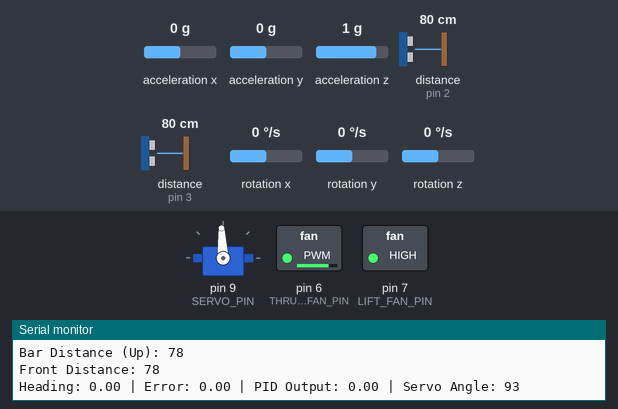
Simulated run of this sketch. Board: Arduino Uno, built with avr-gcc and run on an emulated ATmega328P. Parts: servo, switched loads named in the sketch (green lamp = pin HIGH), the last lines printed to the serial monitor. Wiring (inferred from the names in the program): 2 × ultrasonic range finder: trigger pin 11, echo pin 2 / trigger pin 13, echo pin 3. The test bench sets the inputs (shaded band); at power-on: distance to the obstacle (sensors on pin 3, pin 2) 80 cm, rotation z 0 °/s, acceleration x 0 g, acceleration y 0 g, acceleration z 1 g, rotation x 0 °/s, rotation y 0 °/s. The echo pulse lasts 58.3 µs per cm; pins used as bus, display or sensor lines are not drawn. At 19.1 s the program stops and its outputs stay as they are.

Above: at 6.7 s.
6.8 s: distance to the obstacle (sensor on pin 3) set to 23 cm
9.8 s: distance to the obstacle (sensor on pin 3) set to 18 cm
At 12.6 s:
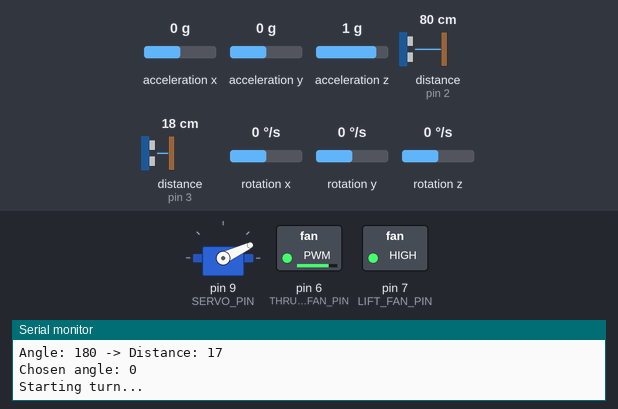
12.8 s: rotation z set to -192 °/s
At 14.3 s:
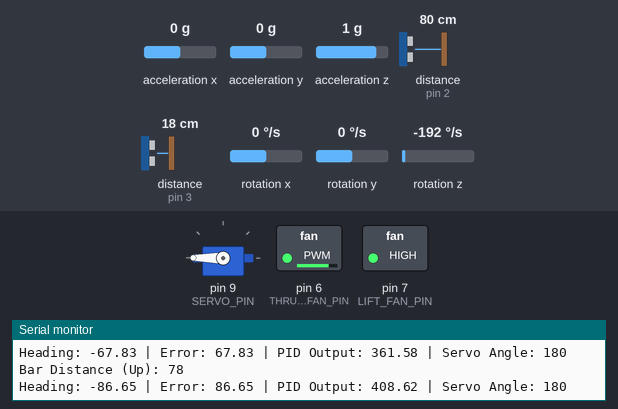
15.8 s: rotation z set to 192 °/s
18.8 s: distance to the obstacle (sensor on pin 2) set to 2 cm
At 20.2 s:
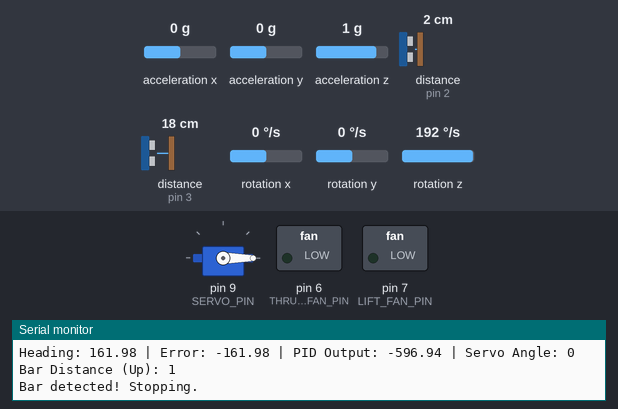
Timing chart, 0 to 20.6 s (numbered marks = the images above; inputs shaded):
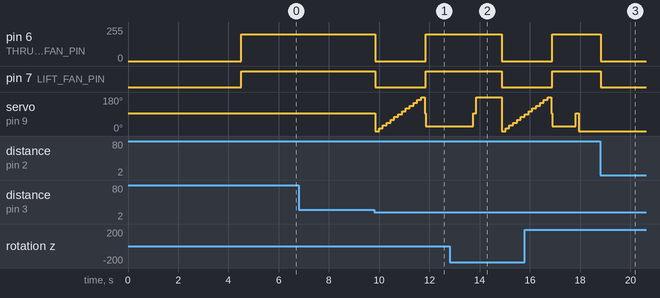

The sketch:

finalfinal.ino
```cpp
#include <Wire.h>
#include <Servo.h>
#include <MPU6050.h>

// ==================
//   PID SETTINGS
// ==================
float Kp = 2.5;  // Proportional gain
float Ki = 0.0;  // Integral gain
float Kd = 1.0;  // Derivative gain

float headingErrorIntegral = 0.0;
float lastHeadingError     = 0.0;
const float INTEGRAL_CLAMP = 20.0;

// ==================
//   MPU & SERVO
// ==================
MPU6050 mpu;
Servo thrustServo;
float gyroZBias = 0.0;  // Global calibration for the gyro Z bias

// ----------------------
//     Pin Definitions
// ----------------------
// NOTE: If you're using an Arduino Uno, digital pin 13 is PB5, and digital pin 11 is PB3.
const uint8_t FRONT_ECHO_PIN = 3;  // D3 (Echo)
const uint8_t UP_ECHO_PIN    = 2;  // D2 (Echo)

// Fan Control Pins
const uint8_t THRUST_FAN_PIN = 6;  // PWM-capable
const uint8_t LIFT_FAN_PIN   = 7;  // Simple on/off

// Servo Control Pin
const uint8_t SERVO_PIN = 9;

// Thrust Fan Speed Settings
const int DEFAULT_THRUST_FAN_SPEED = 200;

// Separate LEFT / RIGHT Turn Speeds
const int LEFT_TURN_FAN_SPEED  = 200;
const int RIGHT_TURN_FAN_SPEED = 160;

// Distance Thresholds
const int WALL_THRESHOLD = 20;
const int BAR_THRESHOLD  = 45;

// Servo Angles
const int SERVO_NEUTRAL = 93;
#define SERVO_LEFT   25
#define SERVO_RIGHT  105

// Turn Config
const float TARGET_TURN_ANGLE     = 180.0;
const unsigned long TURN_TIMEOUT_MS   = 4000;
const unsigned long TURN_COOLDOWN_MS  = 1000;
const unsigned long TURN_HOLD_DELAY_MS = 0;

// Heading / Yaw Integration
float heading         = 0.0;
unsigned long lastDriftTime = 0;
unsigned long lastTurnTime  = 0;
unsigned long prevTurnTime  = 0;

// Low-pass filter memory
float lastYawRate = 0.0;

// For debug prints (set to 0 to disable)
#define DEBUG 1

// --------------
//  Calibration
// --------------
float calibrateGyroZ() {
  const int samples = 500;
  float sum = 0.0;
  for (int i = 0; i < samples; i++) {
    int16_t gx, gy, gz;
    mpu.getRotation(&gx, &gy, &gz);
    float rate = gz / 131.0; // raw -> deg/sec
    sum += rate;
    delay(5);
  }
  float bias = sum / samples;
#if DEBUG
  Serial.print("Gyro Z Bias: ");
  Serial.println(bias);
#endif
  return bias;
}

// -------------
//  Triggers
// -------------
// Front sensor: TRIG on D13 (PORTB bit5)
inline void triggerPulseFront() {
  PORTB &= ~(1 << PB5);
  delayMicroseconds(2);
  PORTB |=  (1 << PB5);
  delayMicroseconds(10);
  PORTB &= ~(1 << PB5);
}

// Upward sensor: TRIG on D11 (PORTB bit3)
inline void triggerPulseUp() {
  PORTB &= ~(1 << PB3);
  delayMicroseconds(2);
  PORTB |=  (1 << PB3);
  delayMicroseconds(10);
  PORTB &= ~(1 << PB3);
}

// ------------------------
//  Ultrasonic Distance
// ------------------------
long measureDistanceFront() {
  triggerPulseFront();
  long duration = pulseIn(FRONT_ECHO_PIN, HIGH, 30000); // 30ms timeout
  return duration * 0.034 / 2;
}

long measureDistanceUp() {
  triggerPulseUp();
  long duration = pulseIn(UP_ECHO_PIN, HIGH, 30000); // 30ms timeout
  return duration * 0.034 / 2;
}

// ---------------------
//  Full-Range Scanning
// ---------------------
void scanForOpenPath(int &chosenAngle) {
  const int step = 15;
  int bestAngle   = SERVO_NEUTRAL;
  long bestDistance = 0;

  for (int angle = 0; angle <= 180; angle += step) {
    thrustServo.write(angle);
    delay(150);
    long distance = measureDistanceFront();
#if DEBUG
    Serial.print("Angle: ");
    Serial.print(angle);
    Serial.print(" -> Distance: ");
    Serial.println(distance);
#endif
    if (distance > bestDistance) {
      bestDistance = distance;
      bestAngle = angle;
    }
  }

  thrustServo.write(SERVO_NEUTRAL);
  delay(20);
  chosenAngle = bestAngle;
#if DEBUG
  Serial.print("Chosen angle: ");
  Serial.println(chosenAngle);
#endif
}

// ---------------------
//  Turn Integration
// ---------------------
void resetTurnIntegration() {
  prevTurnTime = millis();
  heading      = 0.0;
}

void turnUsingIMU(int direction) {
#if DEBUG
  Serial.println("Starting turn...");
#endif
  resetTurnIntegration();

  // Position servo for turn
  thrustServo.write((direction > 0) ? SERVO_RIGHT : SERVO_LEFT);
  delay(50);

  // Use distinct fan speeds for LEFT vs. RIGHT
  if (direction > 0) {
    // Right turn => use right turn fan speed
    analogWrite(THRUST_FAN_PIN, RIGHT_TURN_FAN_SPEED);
  } else {
    // Left turn => use left turn fan speed
    analogWrite(THRUST_FAN_PIN, LEFT_TURN_FAN_SPEED);
  }

  unsigned long turnStart = millis();
  while (abs(heading) < TARGET_TURN_ANGLE &&
         (millis() - turnStart < TURN_TIMEOUT_MS)) {
    unsigned long now = millis();
    float dt = (now - prevTurnTime) / 1000.0;
    prevTurnTime = now;

    int16_t gx, gy, gz;
    mpu.getRotation(&gx, &gy, &gz);
    float angularRate = (gz / 131.0) - gyroZBias;
    heading += angularRate * dt;

    delay(5);
  }

  // Extra hold
  delay(TURN_HOLD_DELAY_MS);

#if DEBUG
  Serial.println("Turn complete.");
#endif

  // Reset servo to neutral
  thrustServo.write(SERVO_NEUTRAL);
  delay(50);

  // Restore thrust fan speed
  analogWrite(THRUST_FAN_PIN, DEFAULT_THRUST_FAN_SPEED);

  // Reset heading and timers
  heading               = 0.0;
  lastDriftTime         = millis();
  lastTurnTime          = millis();
  headingErrorIntegral  = 0.0;
  lastHeadingError      = 0.0;
}

// -------------------
//   PID Correction
// -------------------
void updateDriftCorrection() {
  unsigned long now = millis();
  float dt = (now - lastDriftTime) / 1000.0;
  lastDriftTime = now;

  // Get gyro reading
  int16_t gx, gy, gz;
  mpu.getRotation(&gx, &gy, &gz);

  // Low-pass filter the gyro reading
  float rawYawRate   = (gz / 131.0) - gyroZBias;
  float filteredRate = 0.9 * rawYawRate + 0.1 * lastYawRate;
  lastYawRate        = filteredRate;

  // Integrate heading from the filtered gyro rate
  heading += filteredRate * dt;

  // We want heading = 0, so:
  float headingError = -heading;

  // ============ PID Computation ============
  headingErrorIntegral += headingError * dt;
  if (headingErrorIntegral > INTEGRAL_CLAMP) headingErrorIntegral = INTEGRAL_CLAMP;
  if (headingErrorIntegral < -INTEGRAL_CLAMP) headingErrorIntegral = -INTEGRAL_CLAMP;

  float headingErrorDerivative = (headingError - lastHeadingError) / dt;
  float pidOutput = (Kp * headingError)
                  + (Ki * headingErrorIntegral)
                  + (Kd * headingErrorDerivative);
  lastHeadingError = headingError;
  // ========================================

  // Translate PID output to servo angle
  int correctedAngle = SERVO_NEUTRAL + (int)pidOutput;

  // Clamp servo angle
  if (correctedAngle < 0)   correctedAngle = 0;
  if (correctedAngle > 180) correctedAngle = 180;

  thrustServo.write(correctedAngle);

#if DEBUG
  Serial.print("Heading: ");
  Serial.print(heading);
  Serial.print(" | Error: ");
  Serial.print(headingError);
  Serial.print(" | PID Output: ");
  Serial.print(pidOutput);
  Serial.print(" | Servo Angle: ");
  Serial.println(correctedAngle);
#endif
}

void setup() {
#if DEBUG
  Serial.begin(9600);
#endif
  Wire.begin();
  mpu.initialize();

  // -------------------------------------------------
  // 1) Make sure TRIG PINS are set as OUTPUT
  //    for both front (D13) and top (D11) triggers
  // -------------------------------------------------
  pinMode(13, OUTPUT);  // Trigger for front sensor
  pinMode(11, OUTPUT);  // Trigger for upward sensor

  // ECHO pins as input
  pinMode(FRONT_ECHO_PIN, INPUT); // D3
  pinMode(UP_ECHO_PIN, INPUT);    // D2

  // Fan pins
  pinMode(THRUST_FAN_PIN, OUTPUT);
  pinMode(LIFT_FAN_PIN, OUTPUT);

  // Attach servo
  thrustServo.attach(SERVO_PIN);
  thrustServo.write(SERVO_NEUTRAL);

  // -------------------------------------------------
  //   Calibration & Startup
  // -------------------------------------------------
  delay(1000);
  gyroZBias = calibrateGyroZ();

  analogWrite(THRUST_FAN_PIN, DEFAULT_THRUST_FAN_SPEED);
  digitalWrite(LIFT_FAN_PIN, HIGH);

  lastDriftTime = millis();
  lastTurnTime  = millis();
  delay(1000);
}

void loop() {
  // -------------------------------------------------
  // 2) Print the "up" distance to confirm reading
  // -------------------------------------------------
  long barDistance = measureDistanceUp();
#if DEBUG
  Serial.print("Bar Distance (Up): ");
  Serial.println(barDistance);
#endif

  // If barDistance < BAR_THRESHOLD => overhead obstacle
  if (barDistance > 0 && barDistance < BAR_THRESHOLD) {
#if DEBUG
    Serial.println("Bar detected! Stopping.");
#endif
    analogWrite(THRUST_FAN_PIN, 0);
    digitalWrite(LIFT_FAN_PIN, LOW);
    while (true) {
      delay(100);
    }
  }

  // =============
  //  Wall Check
  // =============
  if (millis() - lastTurnTime > TURN_COOLDOWN_MS) {
    long frontDistance = measureDistanceFront();
#if DEBUG
    Serial.print("Front Distance: ");
    Serial.println(frontDistance);
#endif
    if (frontDistance > 0 && frontDistance < WALL_THRESHOLD) {
#if DEBUG
      Serial.println("Wall detected! Scanning for open path...");
#endif
      // Turn off fans during scan
      analogWrite(THRUST_FAN_PIN, 0);
      digitalWrite(LIFT_FAN_PIN, LOW);

      int chosenAngle = SERVO_NEUTRAL;
      scanForOpenPath(chosenAngle);

      // Decide direction
      int turnDir = (chosenAngle > SERVO_NEUTRAL) ? 1 : -1;

      // Turn fans on again (but at turn speed as chosen in turnUsingIMU)
      if (turnDir > 0)
        analogWrite(THRUST_FAN_PIN, RIGHT_TURN_FAN_SPEED);
      else
        analogWrite(THRUST_FAN_PIN, LEFT_TURN_FAN_SPEED);
      digitalWrite(LIFT_FAN_PIN, HIGH);

      turnUsingIMU(turnDir);
    }
  }

  // =============
  //  Normal Drive
  // =============
  analogWrite(THRUST_FAN_PIN, DEFAULT_THRUST_FAN_SPEED);

  // Use the PID-based drift correction
  updateDriftCorrection();

  delay(50);
}
```

hovercraft_control.cpp
```cpp
#include <Wire.h>
#include <Servo.h>
#include "MPU6050.h"

/********************************************************************************
*********************************** MPU6050 *************************************
*********************************************************************************/

#define YAW_MAX 81   // Maximum allowed yaw in degrees
#define YAW_MIN -81  // Minimum allowed yaw in degrees
#define ACC_THRESHOLD_LOW  0.12   // Below this (g): LED off
#define ACC_THRESHOLD_HIGH 1.12    // Above this (g): LED fully on

// Sensor conversion factors
#define ACCEL_SENSITIVITY 16384.0  // For ±2g mode (LSB/g)
#define GYRO_SENSITIVITY  131.0     // For ±250degree/sec mode (LSB/(degree/sec))

// Filter and integration constants
const float compFilterAlpha = 0.98;  // Complementary filter weight for gyro
const float VELOCITY_THRESHOLD = 0.01;     // Deadband for velocity in m/s

MPU6050 mpu;
Servo servo;

// Orientation (in radians)
float fusedRoll = 0.0, fusedPitch = 0.0, fusedYaw = 0.0;
bool firstOrientation = true;
unsigned long lastTimeOrientation = 0;

// Displacement integration variables (world X axis)
float distanceX = 0.0;
float velocityX = 0.0;
unsigned long lastDistanceTime = 0;

// Accelerometer bias for X axis in g's
float accelBiasX = 0.0;

// Output interval (ms)
const unsigned long OUTPUT_INTERVAL = 1000;
unsigned long lastOutputTime = 0;
unsigned long currentTime;
unsigned long currentDistanceTime;
float dt;
float dtDistance;

// raw sensor data
int16_t ax, ay, az, gx, gy, gz;

// accleration and gyro readings
float ax_corr, ay_corr, az_corr;
float gyroX, gyroY, gyroZ;
float accRoll, accPitch;
float yaw_deg, servoYaw;

void xaxis_accelerometerCalibration();
void updateOrientation();

// sensor fusion variables
float g_sensor_x, g_sensor_y, g_sensor_z;
float ax_mps2, ay_mps2, az_mps2;
float a_world_x;
float ax_lin, ay_lin;
static float prevAccX = 0.0;
float newVelocityX;
const float ACCEL_DRIFT_THRESHOLD = 0.05;
static float stationaryTime = 0.0;

void sensorFusion();

/********************************************************************************
***********************************  SERVO  *************************************
*********************************************************************************/

#define SERVO_PIN 9    // Servo motor control (Controller P9)
#define LED_PIN 3      // LED "L" / D3 for brightness control

bool outOfRange;
int servoAngle;

void servoControl();

/********************************************************************************
***********************************  SETUP  *************************************
*********************************************************************************/

void setup() {
  Serial.begin(9600);
  Wire.begin();

  mpu.initialize();
  if (!mpu.testConnection()) {
    Serial.println("MPU6050 connection failed!");
    while (1);
  }

  // Set sensor full-scale ranges
  mpu.setFullScaleGyroRange(MPU6050_GYRO_FS_250);
  mpu.setFullScaleAccelRange(MPU6050_ACCEL_FS_2);

  servo.attach(SERVO_PIN);
  pinMode(LED_PIN, OUTPUT);

  lastTimeOrientation = millis();
  lastDistanceTime = millis();
  lastOutputTime = millis();

  xaxis_accelerometerCalibration();
}

/********************************************************************************
******************************  MAIN PROGRAM  ***********************************
*********************************************************************************/

void loop() {
  updateOrientation();
  servoControl();
  sensorFusion();
}

/********************************************************************************
************************  FUNCTION IMPLEMENTATIONS  *****************************
*********************************************************************************/

void xaxis_accelerometerCalibration() {
  // Accelerometer Calibration (X-axis)
  const int numSamples = 100;
  float sumX = 0.0;
  for (int i = 0; i < numSamples; i++) {
    mpu.getMotion6(&ax, &ay, &az, &gx, &gy, &gz);
    float rawAccelX = ax / ACCEL_SENSITIVITY;
    sumX += rawAccelX;
    delay(5);
  }
  accelBiasX = sumX / numSamples;
  Serial.print("Calibrated accelBiasX: ");
  Serial.println(accelBiasX, 4);
}

void updateOrientation() {
  // Orientation Update
  currentTime = millis();
  dt = (currentTime - lastTimeOrientation) / 1000.0;
  if (dt <= 0) dt = 0.01;
  lastTimeOrientation = currentTime;

  mpu.getMotion6(&ax, &ay, &az, &gx, &gy, &gz);

  // Correct accelerometer readings (in g's)
  ax_corr = (ax / ACCEL_SENSITIVITY) - accelBiasX;
  ay_corr = (ay / ACCEL_SENSITIVITY);
  az_corr = (az / ACCEL_SENSITIVITY);

  // Gyro readings in deg/s, convert to rad/s
  gyroX = (gx / GYRO_SENSITIVITY) * DEG_TO_RAD;
  gyroY = (gy / GYRO_SENSITIVITY) * DEG_TO_RAD;
  gyroZ = (gz / GYRO_SENSITIVITY) * DEG_TO_RAD;

  // Compute accelerometer-based angles (in radians)
  accRoll = atan2(ay_corr, az_corr);
  accPitch = atan2(-ax_corr, sqrt(ay_corr * ay_corr + az_corr * az_corr));

  // Complementary filter for roll and pitch, integrate gyro for yaw
  if (firstOrientation) {
    fusedRoll = accRoll;
    fusedPitch = accPitch;
    fusedYaw = 0.0;
    firstOrientation = false;
  } else {
    fusedRoll = compFilterAlpha * (fusedRoll + gyroX * dt) + (1 - compFilterAlpha) * accRoll;
    fusedPitch = compFilterAlpha * (fusedPitch + gyroY * dt) + (1 - compFilterAlpha) * accPitch;
    fusedYaw = fusedYaw + gyroZ * dt;  // Yaw from gyro integration only
  }
}

void sensorFusion() {
  // Sensor Fusion for Displacement
  // Convert corrected accelerometer readings to m/s²
  ax_mps2 = ax_corr * 9.81;
  ay_mps2 = ay_corr * 9.81;
  az_mps2 = az_corr * 9.81;

  // Compute expected gravity vector in sensor frame from fused roll and pitch
  g_sensor_x = -sin(fusedPitch) * 9.81;
  g_sensor_y = sin(fusedRoll) * cos(fusedPitch) * 9.81;
  g_sensor_z = cos(fusedRoll) * cos(fusedPitch) * 9.81;

  // Subtract gravity to obtain linear acceleration (sensor frame)
  ax_lin = ax_mps2 - g_sensor_x;
  ay_lin = ay_mps2 - g_sensor_y;
  // We'll use only the horizontal components for displacement

  // Rotate horizontal (x-y) linear acceleration by fused yaw to align with world X–axis
  a_world_x = ax_lin * cos(fusedYaw) - ay_lin * sin(fusedYaw);

  // Distance Integration (Trapezoidal with Zero Velocity Update)
  currentDistanceTime = millis();
  dtDistance = (currentDistanceTime - lastDistanceTime) / 1000.0;
  lastDistanceTime = currentDistanceTime;

  // Integrate a_world_x to update velocity using trapezoidal rule
  newVelocityX = velocityX + 0.5 * (prevAccX + a_world_x) * dtDistance;
  if (fabs(newVelocityX) < VELOCITY_THRESHOLD)
      newVelocityX = 0.0;

  // Zero velocity update: if acceleration remains near zero for a period, reset velocity
  stationaryTime = 0.0;
  if (fabs(a_world_x) < ACCEL_DRIFT_THRESHOLD)
    stationaryTime += dtDistance;
  else
    stationaryTime = 0.0;
  if (stationaryTime > 0.2) {  // if stationary for more than 0.2 seconds
    newVelocityX = 0.0;
  }

  // Update displacement using trapezoidal integration of velocity
  distanceX += 0.5 * (velocityX + newVelocityX) * dtDistance;
  velocityX = newVelocityX;
  prevAccX = a_world_x;

  // Output Data Once Per Second
  if (millis() - lastOutputTime >= OUTPUT_INTERVAL) {
    lastOutputTime = millis();
    Serial.print("Roll: "); Serial.print(fusedRoll * RAD_TO_DEG, 2);
    Serial.print("  Pitch: "); Serial.print(fusedPitch * RAD_TO_DEG, 2);
    Serial.print("  Yaw: "); Serial.print(yaw_deg, 2);
    Serial.print("  AccX: "); Serial.print(ax_corr, 2);
    Serial.print("  AccY: "); Serial.print(ay_corr, 2);
    Serial.print("  AccZ: "); Serial.print(az_corr, 2);
    Serial.print("  Distance X: "); Serial.print(distanceX, 4);
    Serial.println(" m");
  }
}

void servoControl() {
  // Servo Control Based on Yaw
  yaw_deg = fusedYaw * RAD_TO_DEG;
  servoYaw = yaw_deg;
  outOfRange = false;
  if (servoYaw > YAW_MAX) {
    servoYaw = YAW_MAX;
    outOfRange = true;
  } else if (servoYaw < YAW_MIN) {
    servoYaw = YAW_MIN;
    outOfRange = true;
  }
  servoAngle = map(servoYaw, YAW_MIN, YAW_MAX, 0, 180);
  servo.write(servoAngle);
}
```

Measured:
- the behaviour switches between 21 and 20 cm on distance to the obstacle (sensor on pin 3) (found by bisection; images 0 and 1)
- after the input at 9.8 s, pin 6 (THRUST_FAN_PIN): 200/255 → 0/255 after 0.05 s, → 200/255 2.0 s later; pin 7 (LIFT_FAN_PIN): HIGH → LOW after 0.05 s, → HIGH 2.0 s later; servo on pin 9 (SERVO_PIN): 93° → 0° after 0.05 s, → 15° 0.15 s later, → 30° 0.15 s later, → 45° 0.15 s later, … (15 changes in this stretch)
- after the input at 12.8 s, pin 6 (THRUST_FAN_PIN): 200/255 → 0/255 after 2.1 s; pin 7 (LIFT_FAN_PIN): HIGH → LOW after 2.1 s; servo on pin 9 (SERVO_PIN): 25° → 93° after 0.94 s, → 180° 0.11 s later, → 0° 1.0 s later, → 15° 0.15 s later, … (9 changes in this stretch)
- after the input at 18.8 s, servo on pin 9 (SERVO_PIN): stays 0° (without the input it goes to 15° after 0.31 s)
